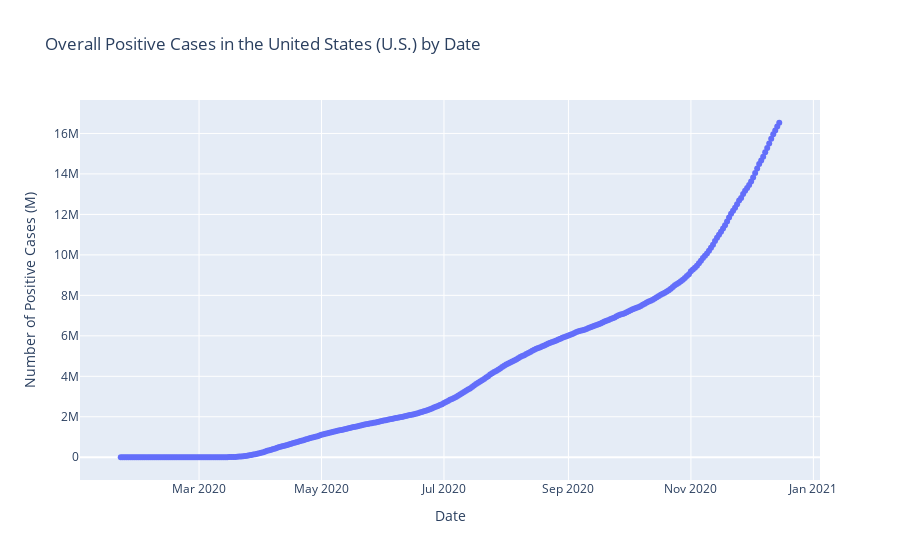

The notebook cell this image was saved under:
### Code cell
fig_1 = px.scatter(x=df['date'], y=df['positive'], title='Overall Positive Cases in the United States (U.S.) by Date',
                labels={'x': 'Date', 'y': 'Number of Positive Cases (M)'})
fig_1.show()

### Figure 1 — Plotly figure (JSON) as saved in the notebook; plotly's stock layout.template omitted (floating-point values rounded to 4 significant figures; data arrays with more than 128 entries replaced by an {"elided": "..."} marker saying what was removed)
{"data": [{"hovertemplate": "Date=%{x}<br>Number of Positive Cases (M)=%{y}<extra></extra>", "legendgroup": "", "marker": {"color": "#636efa", "symbol": "circle"}, "mode": "markers", "name": "", "orientation": "v", "showlegend": false, "type": "scatter", "x": {"elided": "329 str values"}, "xaxis": "x", "y": {"elided": "329 int values"}, "yaxis": "y"}], "layout": {"legend": {"tracegroupgap": 0}, "title": {"text": "Overall Positive Cases in the United States (U.S.) by Date"}, "xaxis": {"anchor": "y", "domain": [0, 1], "title": {"text": "Date"}}, "yaxis": {"anchor": "x", "domain": [0, 1], "title": {"text": "Number of Positive Cases (M)"}}}}
